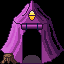

This is a level from a 2D game, rendered from its Tiled map with the project's own tilesets. A one-line summary and the complete map file follow:
An orthogonal 4x4 tile map with 16x16 px tiles, 2 tile layers (Buildings, Front).

<map version="1.10" tiledversion="1.11.2" orientation="orthogonal" renderorder="right-down" width="4" height="4" tilewidth="16" tileheight="16" infinite="0" nextlayerid="3" nextobjectid="1">
 <tileset firstgid="1" name="thistle_tent" tilewidth="16" tileheight="16" tilecount="16" columns="4">
  <image source="tent_summer.png" width="64" height="64" />
 </tileset>
 <layer id="1" name="Buildings" width="4" height="4">
  <data encoding="csv">
0,0,0,0,
0,6,7,0,
9,10,11,12,
13,14,15,16
</data>
 </layer>
 <layer id="2" name="Front" width="4" height="4">
  <data encoding="csv">
1,2,3,4,
5,0,0,8,
0,0,0,0,
0,0,0,0
</data>
 </layer>
</map>